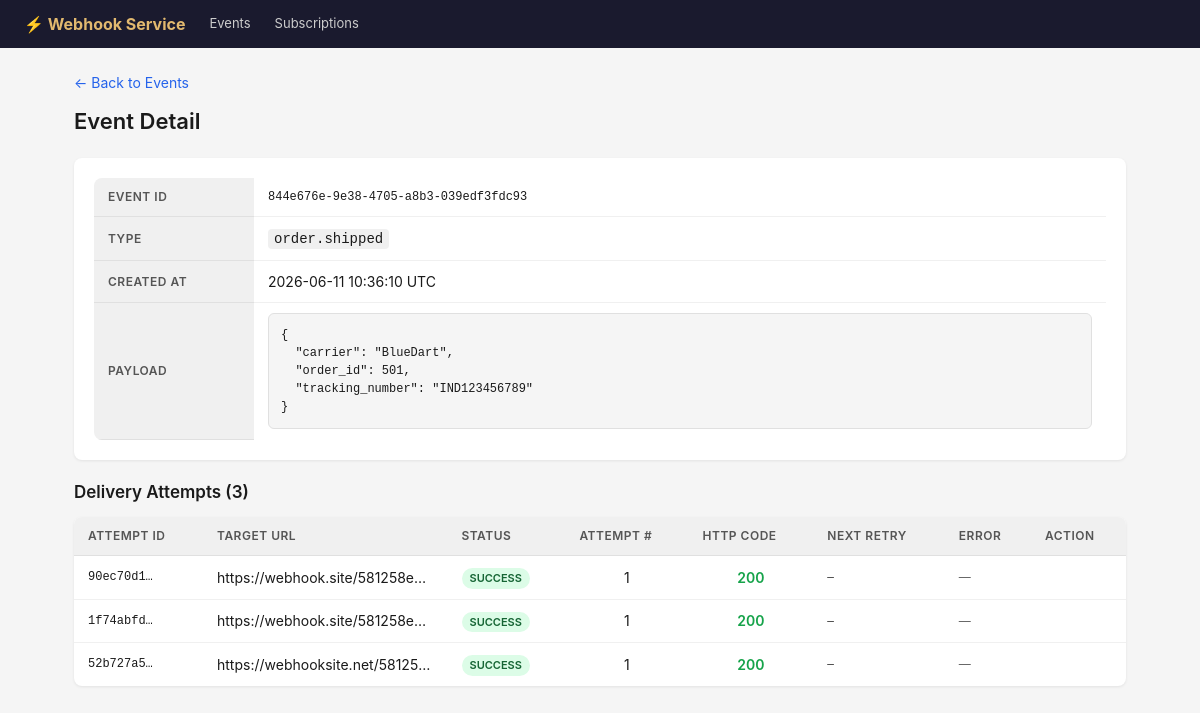
The page /dashboard/events/844e676e-9e38-4705-a8b3-039edf3fdc93 on the database its author committed.
### tables this page shows
CREATE TABLE events (
                id          TEXT PRIMARY KEY,
                event_type  TEXT NOT NULL,
                payload     TEXT NOT NULL,  -- stored as JSON string
                created_at  TEXT NOT NULL
            );

CREATE TABLE delivery_attempts (
                id              TEXT PRIMARY KEY,
                event_id        TEXT NOT NULL REFERENCES events(id),
                subscription_id TEXT NOT NULL REFERENCES subscriptions(id),
                status          TEXT NOT NULL DEFAULT 'pending',
                -- status values: pending | success | failed | retrying
                attempt_number  INTEGER NOT NULL DEFAULT 1,
                next_retry_at   TEXT,       -- ISO datetime, NULL if done
                response_code   INTEGER,    -- HTTP status from subscriber
                response_body   TEXT,       -- first 500 chars of subscriber response
                error_message   TEXT,       -- network/timeout error if any
                created_at      TEXT NOT NULL,
                updated_at      TEXT NOT NULL
            );

CREATE TABLE subscriptions (
                id          TEXT PRIMARY KEY,
                target_url  TEXT NOT NULL,
                event_filter TEXT NOT NULL DEFAULT '*',
                secret      TEXT,           -- nullable; used for HMAC signing
                created_at  TEXT NOT NULL,
                is_active   INTEGER NOT NULL DEFAULT 1
            );

### app/main.py (the view)
@app.get("/dashboard/events/{event_id}", response_class=HTMLResponse)
def event_detail(request: Request, event_id: str):
    event = db.get_event_with_attempts(event_id)
    if not event:
        raise HTTPException(status_code=404, detail="Event not found")
    return templates.TemplateResponse(
        "event_detail.html",
        {"request": request, "event": event},
    )

### app/templates/event_detail.html (shortened to what this page needs)
{% extends "base.html" %}
{% block content %}
<p style="margin-bottom: 12px;"><a href="/dashboard">← Back to Events</a></p>
<h1>Event Detail</h1>
<div class="card">
    <table style="box-shadow: none;">
        <tr>
            <th style="width: 160px;">Event ID</th>
            <td class="mono">{{ event.id }}</td>
        </tr>
        <tr>
            <th>Type</th>
            <td><code style="background:#f0f0f0; padding:2px 6px; border-radius:4px;">{{ event.event_type }}</code></td>
        </tr>
        <tr>
            <th>Created At</th>
            <td>{{ event.created_at[:19].replace("T", " ") }} UTC</td>
        </tr>
        <tr>
            <th>Payload</th>
            <td><pre>{{ event.payload | tojson(indent=2) }}</pre></td>
        </tr>
    </table>
</div>
<h2>Delivery Attempts ({{ event.attempts|length }})</h2>
{% if event.attempts %}
<table>
    <thead>
        <tr>
            <th>Attempt ID</th>
            <th>Target URL</th>
            <th>Status</th>
            <th>Attempt #</th>
            <th>HTTP Code</th>
            <th>Next Retry</th>
            <th>Error</th>
            <th>Action</th>
        </tr>
    </thead>
    <tbody>
        {% for attempt in event.attempts %}
        <tr>
            <td class="mono">{{ attempt.id[:8] }}…</td>
            <td style="max-width: 200px; overflow: hidden; text-overflow: ellipsis; white-space: nowrap;">
                <span title="{{ attempt.target_url }}">{{ attempt.target_url }}</span>
            </td>
            <td>
                <span class="badge
                    {% if attempt.status == 'success' %}badge-success
                    {% elif attempt.status == 'failed' %}badge-failed
                    {% elif attempt.status == 'retrying' %}badge-retrying
                    {% else %}badge-pending{% endif %}">
                    {{ attempt.status }}
                </span>
            </td>
            <td style="text-align: center;">{{ attempt.attempt_number }}</td>
            <td style="text-align: center;">
                {% if attempt.response_code %}
                    <span style="font-weight: 600; color:
                        {% if attempt.response_code < 300 %}#16a34a
                        {%elif attempt.response_code < 500 %}#92400e
                        {%else %}#991b1b{% endif %}">
                        {{ attempt.response_code }}
                    </span>
                {% else %}—{% endif %}
            </td>
            <td class="mono" style="font-size: 11px;">
                {% if attempt.next_retry_at %}
                    {{ attempt.next_retry_at[:19].replace("T", " ") }}
                {% else %}—{% endif %}
            </td>
            <td style="max-width: 180px; font-size: 12px; color: #666;">
                {{ attempt.error_message or "—" }}
            </td>
            <td>
            </td>
        </tr>
        {% endfor %}
    </tbody>
</table>
{% else %}
<div class="card">
    <p class="empty">No delivery attempts yet — the worker will pick this up shortly.</p>
</div>
{% endif %}
{% endblock %}

### app/templates/base.html (style rules this page uses)
* { box-sizing: border-box; margin: 0; padding: 0; }
body { font-family: -apple-system, BlinkMacSystemFont, "Segoe UI", Roboto, sans-serif; background: #f5f5f5; color: #1a1a1a; font-size: 14px; line-height: 1.5; }
h1 { font-size: 22px; font-weight: 600; margin-bottom: 20px; }
h2 { font-size: 17px; font-weight: 600; margin-bottom: 12px; }
table { width: 100%; border-collapse: collapse; background: white; border-radius: 8px; overflow: hidden; box-shadow: 0 1px 3px rgba(0,0,0,0.08); }
th { background: #f0f0f0; padding: 10px 14px; text-align: left; font-weight: 600; font-size: 12px; text-transform: uppercase; letter-spacing: 0.5px; color: #555; border-bottom: 1px solid #e0e0e0; }
td { padding: 10px 14px; border-bottom: 1px solid #f0f0f0; vertical-align: middle; }
tr:last-child td { border-bottom: none; }
a { color: #2563eb; text-decoration: none; }
.badge { display: inline-block; padding: 2px 8px; border-radius: 12px; font-size: 11px; font-weight: 600; text-transform: uppercase; }
.badge-success { background: #dcfce7; color: #166534; }
.card { background: white; border-radius: 8px; padding: 20px; box-shadow: 0 1px 3px rgba(0,0,0,0.08); margin-bottom: 20px; }
.mono { font-family: "SFMono-Regular", Consolas, monospace; font-size: 12px; }
pre { background: #f5f5f5; border: 1px solid #e0e0e0; border-radius: 6px; padding: 12px; overflow-x: auto; font-size: 12px; }

### rows shown on the page
events: id "844e676e-9e38-4705-a8b3-039edf3fdc93", event_type "order.shipped", created_at "2026-06-11 10:36:10"
delivery_attempts: id "90ec70d1", target_url "https://webhook.site/581258e…", status "SUCCESS", attempt_number "1", response_code "200", error_message "—"
delivery_attempts: id "1f74abfd", target_url "https://webhook.site/581258e…", status "SUCCESS", attempt_number "1", response_code "200", error_message "—"
delivery_attempts: id "52b727a5", target_url "https://webhooksite.net/58125…", status "SUCCESS", attempt_number "1", response_code "200", error_message "—"

### other values the page prints
{{ event.payload | tojson(indent=2) }} "{ \"carrier\": \"BlueDart\", \"order_id\": 501, \"tracking_number\": \"IND123456789\" }"
{{ event.attempts|length }} "3"
